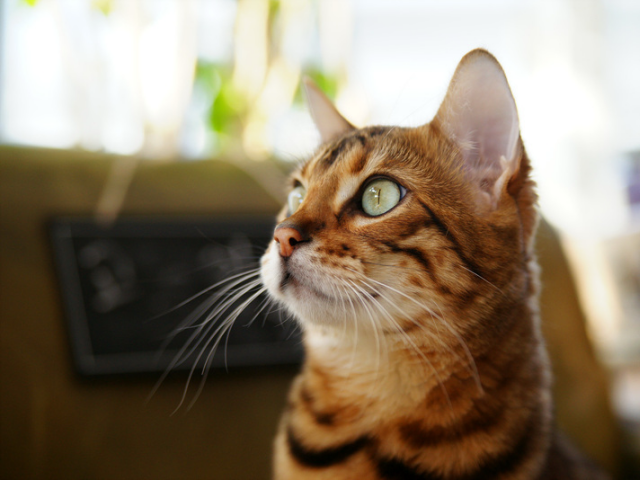
#> input picture opencv/imgs/cat.bmp, 640 x 480 px
$ jupyter execute step01.ipynb
#> lines starting #> are read from the running program, lines starting #| are printed output that depends on the picture
[cell 1]
import matplotlib.pyplot as plt
import cv2

[cell 2]
print(cv2.__version__)

[cell 3]
img = cv2.imread('imgs/cat.bmp')
#> img is the input picture: shape (480, 640, 3); mean B, G, R 104.5, 125.6, 140.8

#영상이 없을 수도 있다는 전제하에 조건문 적용 권장
if img is None:
    sys.exit()

img = cv2.resize(img, (200,300))
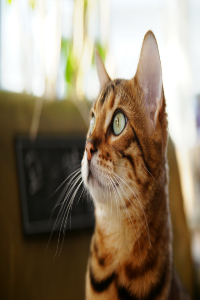
#> img: shape (300, 200, 3); mean B, G, R 104.5, 125.6, 140.7

cv2.imshow('cat image', img)

#생략시 안보임, key 입력될 때까지 이밎 ㅗ하면에 실행 해 놓겠다는 의미
cv2.waitKey()

cv2.destroyAllWindows()

[cell 4]
img2 = cv2.imwrite('imgs/cat2.bmp', img)
img2
#> Out = True

[cell 5]
imgBGR = cv2.imread('imgs/cat.bmp')
imgRGB = cv2.cvtColor(imgBGR, cv2.COLOR_BGR2RGB)
plt.axis('off')
plt.imshow(imgRGB)
plt.show()

[cell 6]
imgBGR = cv2.imread('imgs/cat.bmp')
imgRGB = cv2.cvtColor(imgBGR, cv2.COLOR_RGB2BGR)
plt.axis('off')
plt.imshow(imgRGB)
plt.show()

[cell 7]
# 그레이스케일 영상 출력
imgGray = cv2.imread('imgs/cat.bmp', cv2.IMREAD_GRAYSCALE)
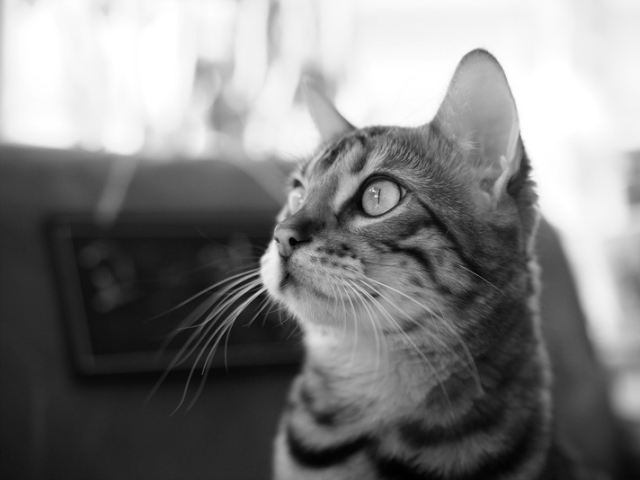
#> imgGray: shape (480, 640); min 0, max 255, mean 127.8
# plt.axis('off')
plt.imshow(imgGray, cmap='gray')
plt.show()
# 두 개의 영상을 함께 출력
plt.subplot(121), plt.axis('off'), plt.imshow(imgRGB)
plt.subplot(122), plt.axis('off'), plt.imshow(imgGray, cmap='gray')
plt.show()
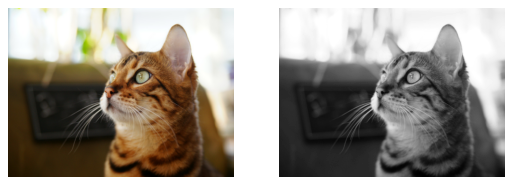
#> figure drawn by matplotlib, 2 panels

4. 영상(이미지 & 동영상)의 속성과 픽셀값 참조

[cell 8]
img1 = cv2.imread('imgs/cat.bmp', cv2.IMREAD_GRAYSCALE)
img2 = cv2.imread('imgs/cat.bmp', cv2.IMREAD_COLOR)

if img1 is None or img2 is None:
    sys.exit()

# 이미지는 numpy 즉 ndarray 행렬 형식
print(type(img1), img1.shape, img1.dtype)
#| <class 'numpy.ndarray'> (480, 640) uint8

print(type(img1), img1.shape, img1.dtype)
#| <class 'numpy.ndarray'> (480, 640) uint8

5. ROI 부분 영상 추출 의미

[cell 9]
img = cv2.imread('imgs/cat.bmp')

img2 = img[8:160,50:170]
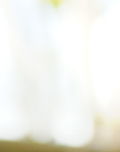
#> img2: shape (152, 120, 3); mean B, G, R 235.2, 241.4, 240.8

cv2.imshow('img2',img2)

cv2.waitKey()
cv2.destroyAllWindows()

$ run again, with opencv/imgs/image.png saved as opencv/imgs/cat.bmp
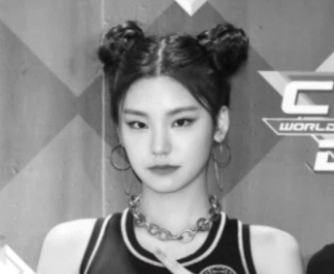
#> input picture opencv/imgs/image.png, 334 x 274 px
#> img is the input picture: shape (274, 334, 3); mean B, G, R 140, 140, 140
#> `img = cv2.resize(img, (200,300))`:
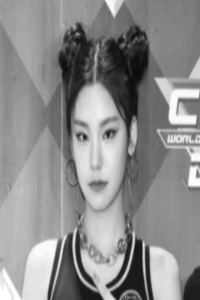
#> img: shape (300, 200, 3); mean B, G, R 139.9, 139.9, 139.9
#> Out = True
#| <class 'numpy.ndarray'> (274, 334) uint8
#| <class 'numpy.ndarray'> (274, 334) uint8
#> `img2 = img[8:160,50:170]`:
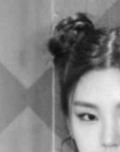
#> img2: shape (152, 120, 3); mean B, G, R 132.9, 132.8, 132.9
